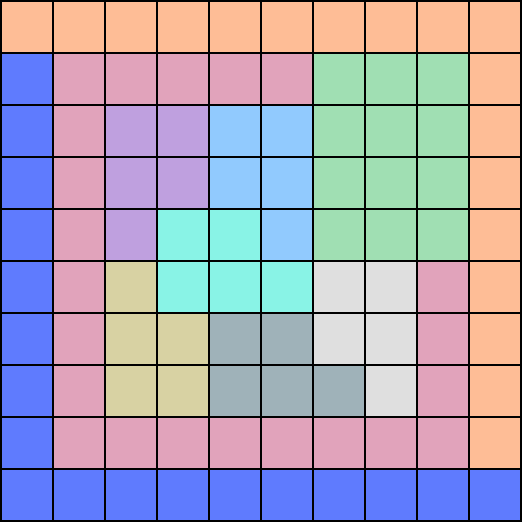
#> input picture data/1_in-input.png, 522 x 522 px; its folder holds only this picture in this run
$ python solver.py data/1_in-input.png
#> lines starting #> are read from the running program, lines starting #| are printed output that depends on the picture; after the words box and inside, x2 and y2 are one past the last pixel; in counts of white or black regions, pixels touching at a corner belong together
### utils.py
import cv2
import numpy as np
from collections import OrderedDict
from PIL import Image

def detect_grid_size(warped_bin, mult=0.2):
    """
    Given a binary (0/255) top‑down view of the grid (black lines on white),
    return (N, cell_size), where N is the number of cells per row/col
    and cell_size is the pixel spacing between adjacent lines.
    """
    # 1) vertical projection to find x‐positions of the lines
    proj_x = np.sum(warped_bin, axis=0)            # sum over y
    thresh = mult * proj_x.max()                   # pick a high threshold
    line_idxs = np.where(proj_x > thresh)[0]       # columns that belong to lines

    # 2) cluster consecutive indices into individual lines
    splits = np.where(np.diff(line_idxs) > 1)[0] + 1
    groups = np.split(line_idxs, splits)
    x_coords = np.array([g.mean() for g in groups])

    # The number of cells is (# lines – 1)
    N = len(x_coords) - 1

    # cell spacing is the median distance between consecutive line‑coords
    cell_size = int(np.median(np.diff(x_coords)))

    return N, cell_size

def image_to_grid_array_auto(image_path, warp_size=800):
    # — same preprocessing, find largest 4‑corner contour, do the warp —
    img = cv2.imread(image_path)
    gray = cv2.cvtColor(img, cv2.COLOR_BGR2GRAY)
    blur = cv2.GaussianBlur(gray, (5,5), 0)
    th = cv2.adaptiveThreshold(blur, 255,
                               cv2.ADAPTIVE_THRESH_GAUSSIAN_C,
                               cv2.THRESH_BINARY_INV,
                               11, 2)
    # find grid border contour (as before) …
    cnts, _ = cv2.findContours(th, cv2.RETR_EXTERNAL, cv2.CHAIN_APPROX_SIMPLE)
    cnts = sorted(cnts, key=cv2.contourArea, reverse=True)
    grid_cnt = None
    for c in cnts:
        peri = cv2.arcLength(c, True)
        approx = cv2.approxPolyDP(c, 0.02*peri, True)
        if len(approx) == 4:
            grid_cnt = approx
            break
    if grid_cnt is None:
        raise RuntimeError("Grid border not found")

    # warp to square
    pts = grid_cnt.reshape(4,2)
    s = pts.sum(axis=1); diff = np.diff(pts, axis=1).reshape(4)
    rect = np.zeros((4,2), dtype="float32")
    rect[0] = pts[np.argmin(s)]
    rect[2] = pts[np.argmax(s)]
    rect[1] = pts[np.argmin(diff)]
    rect[3] = pts[np.argmax(diff)]
    dst = np.array([[0,0],[warp_size-1,0],[warp_size-1,warp_size-1],[0,warp_size-1]],
                   dtype="float32")
    M = cv2.getPerspectiveTransform(rect, dst)
    warped = cv2.warpPerspective(img, M, (warp_size, warp_size))
    cv2.imwrite("data/result.png", warped)

    # make a binary grid‐line image to detect lines
    warped_gray = cv2.cvtColor(warped, cv2.COLOR_BGR2GRAY)
    _, warped_bin = cv2.threshold(warped_gray, 128, 255, cv2.THRESH_BINARY_INV)

    # detect N and cell_size
    N, cell = detect_grid_size(warped_bin)

    # print(N, cell)

    palette = OrderedDict()

    # now chop into N×N cells, sampling only the interior 80%
    margin = int(cell * 0.4)
    grid = np.zeros((N, N), dtype=np.uint8)
    for r in range(N):
        for c in range(N):
            y0, y1 = r*cell + margin, (r+1)*cell - margin
            x0, x1 = c*cell + margin, (c+1)*cell - margin
            patch = warped[y0:y1, x0:x1]

            avg_color = tuple([int(x) for x in patch.reshape(-1,3).mean(axis=0).astype(int)])
            # print(avg_color)
            if avg_color not in palette:
                palette[avg_color] = len(palette)
            grid[r, c] = palette[avg_color]

    return palette, [[int(x) for x in y] for y in grid]

def grid_array_to_png(grid_array, palette, cell_size=50, border=2, output_path='grid.png'):
    """
    Turn an array into an image of colored blocks
    and save it as a PNG.
    - grid_array: shape (x,x), values in 0–255 (int)
    - cell_size: pixel size of each square
    - output_path: where to save the PNG
    """
    colors = list(palette.items())
    rows = len(grid_array)
    cols = rows

    # total image size includes border on all sides of every cell
    width  = cols * cell_size + (cols + 1) * border
    height = rows * cell_size + (rows + 1) * border

    # start with a black background
    img = Image.new('RGB', (width, height), (0, 0, 0))

    for r in range(rows):
        for c in range(cols):
            color = colors[grid_array[r][c]][0] if grid_array[r][c]>=0 else 'black'
            block = Image.new('RGB', (cell_size, cell_size), color)

            x = border + c * (cell_size + border)
            y = border + r * (cell_size + border)
            img.paste(block, (x, y))
    img.save(output_path)
    return output_path

# Usage example (assuming you already have `arr`):
# png_file = grid_array_to_png(arr, cell_size=60, output_path='/mnt/data/mygrid.png')
# print("Saved grid image to", png_file)


# [9 lines that do not run on import are left out]

    # arr[0][0] = -1
    # print(palette)
    # print(np.array(arr))

### solver.py

import sys
import numpy as np
from utils import image_to_grid_array_auto, grid_array_to_png
from datetime import datetime

QUEEN_VALUE = -1

class Solver:
    def __init__(self, path):
        self.palette, self.arr = image_to_grid_array_auto(path)
#> in image_to_grid_array_auto, img is the input picture: shape (522, 522, 3); mean B, G, R 182.8, 164.8, 169.8
#> in image_to_grid_array_auto, `gray = cv2.cvtColor(img, cv2.COLOR_BGR2GRAY)`:
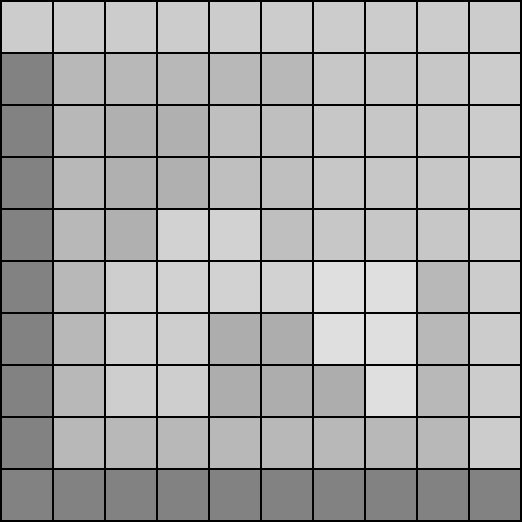
#> gray: shape (522, 522); min 0, max 223, mean 168.3
#> in image_to_grid_array_auto, `th = cv2.adaptiveThreshold(blur, 255, cv2.ADAPTIVE_THRESH_GAUSSIAN_C, ..`:
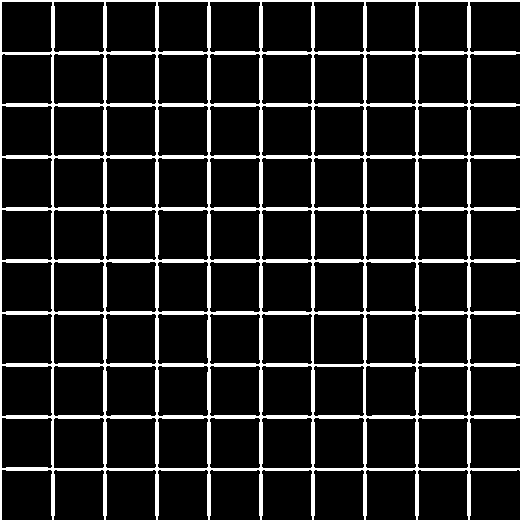
#> th: shape (522, 522); 13.6% white; 1 white region, box (x1, y1, x2, y2) and area: (0, 0, 522, 522) 37037
#> in image_to_grid_array_auto, `cnts, _ = cv2.findContours(th, cv2.RETR_EXTERNAL, cv2.CHAIN_APPROX_SIM..`: cnts = [[[0, 0], [0, 521], [521, 521], [521, 0]]]
#> the loop in image_to_grid_array_auto, `for c in cnts:` made 1 pass
#> (peri, grid_cnt) on pass 1: (2084, [[0, 0], [0, 521], [521, 521], [521, 0]])
#> in image_to_grid_array_auto, `pts = grid_cnt.reshape(4,2)`: pts = [[0, 0], [0, 521], [521, 521], [521, 0]]
#> in image_to_grid_array_auto, `s = pts.sum(axis=1)`: s = [0, 521, 1042, 521]
#> in image_to_grid_array_auto, `diff = np.diff(pts, axis=1).reshape(4)`: diff = [0, 521, 0, -521]
#> in image_to_grid_array_auto, `warped = cv2.warpPerspective(img, M, (warp_size, warp_size))`:
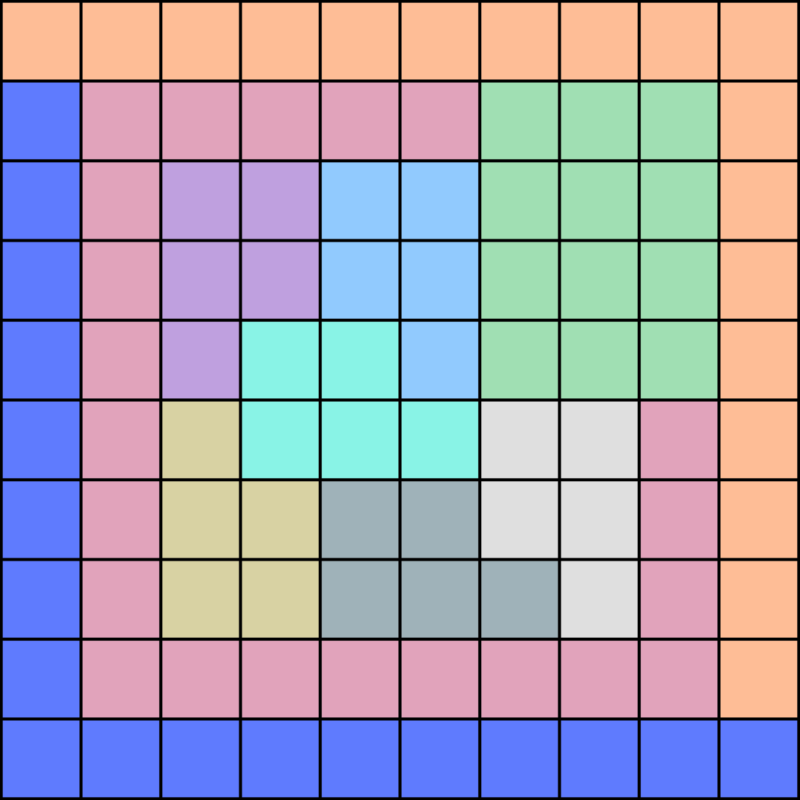
#> warped: shape (800, 800, 3); mean B, G, R 183.1, 165.1, 170.1
#> in image_to_grid_array_auto, `warped_gray = cv2.cvtColor(warped, cv2.COLOR_BGR2GRAY)`:
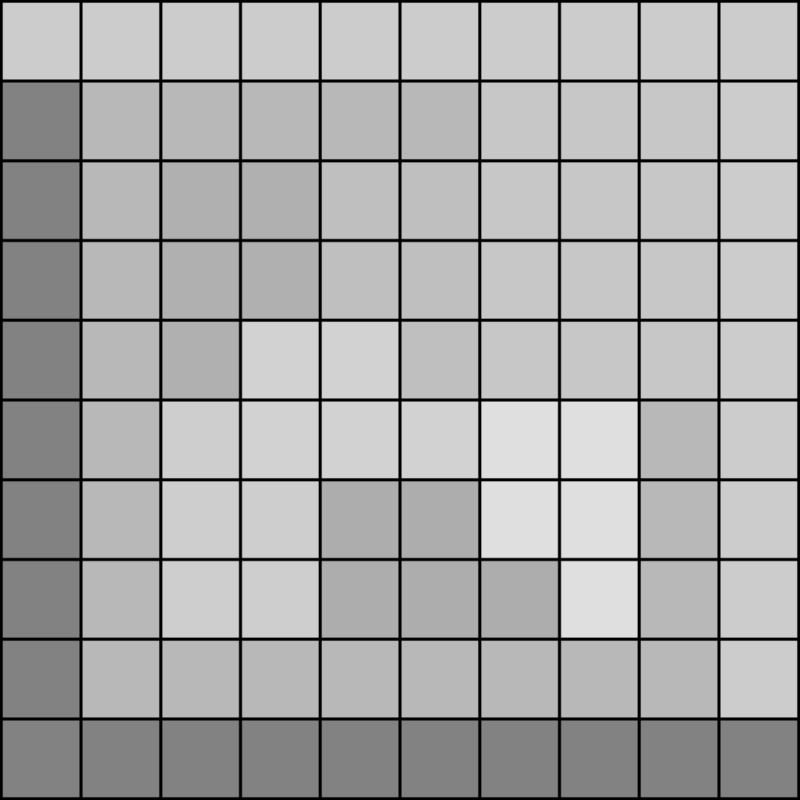
#> warped_gray: shape (800, 800); min 0, max 223, mean 168.6
#> in image_to_grid_array_auto, `_, warped_bin = cv2.threshold(warped_gray, 128, 255, cv2.THRESH_BINARY..`:
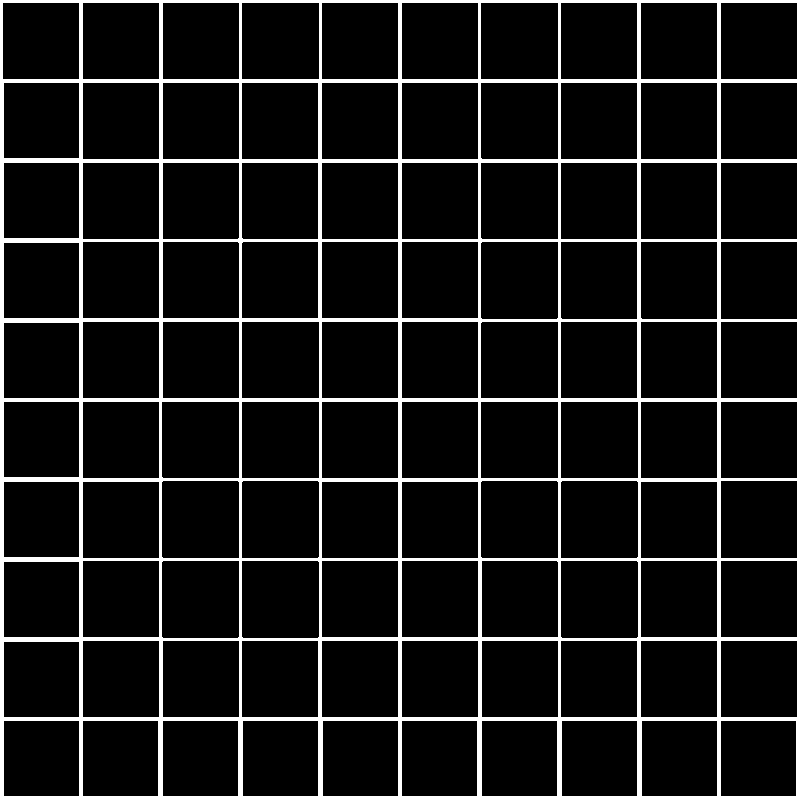
#> warped_bin: shape (800, 800); 9.8% white; 1 white region, box (x1, y1, x2, y2) and area: (0, 0, 800, 800) 62865
#> in detect_grid_size, `proj_x = np.sum(warped_bin, axis=0)`: proj_x = 800 values, max 204000 at index 0, min 9690 at index 562, mean 20038.2
#> in detect_grid_size, `thresh = mult * proj_x.max()`: thresh = 40800
#> in detect_grid_size, `line_idxs = np.where(proj_x > thresh)[0]`: line_idxs = 41 values from 0 to 799
#> in detect_grid_size, `splits = np.where(np.diff(line_idxs) > 1)[0] + 1`: splits = [4, 8, 12, 15, 19, 23, 27, 30, 34, 38]
#> in detect_grid_size, `groups = np.split(line_idxs, splits)`: groups = [[0, 1, 2, 3], [79, 80, 81, 82], [159, 160, 161, 162], [239, 240, 241], [318, 319, 320, 321], [398, 399, 400, 401], [478, 479, 480, 481], [558, 559, 560], [637, 638, 639, 640], [717, 718, 719, 720], [797, 798, 799]]
#> in detect_grid_size, `x_coords = np.array([g.mean() for g in groups])`: x_coords = [1.5, 80.5, 160.5, 240, 319.5, 399.5, 479.5, 559, 638.5, 718.5, 798]
#> in detect_grid_size, `N = len(x_coords) - 1`: N = 10
#> in detect_grid_size, `cell_size = int(np.median(np.diff(x_coords)))`: cell_size = 79
#> in image_to_grid_array_auto, `N, cell = detect_grid_size(warped_bin)`: N = 10; cell = 79
#> in image_to_grid_array_auto, `margin = int(cell * 0.4)`: margin = 31
#> after the loop in image_to_grid_array_auto, `for r in range(N):`: palette = 10 items
#> self.palette = 10 items; self.arr = 10 items, first 6: [0, 0, 0, 0, 0, 0, 0, 0, 0, 0], [1, 2, 2, 2, 2, 2, 3, 3, 3, 0], [1, 2, 4, 4, 5, 5, 3, 3, 3, 0], [1, 2, 4, 4, 5, 5, 3, 3, 3, 0], [1, 2, 4, 6, 6, 5, 3, 3, 3, 0], [1, 2, 7, 6, 6, 6, 8, 8, 2, 0]
        assert len(self.palette) == len(self.arr)

    def place(self, row, matrix, colors):
        n = len(matrix)

        if row == n:
            return True

        for col in range(n):
            if self.isSafe(row, col, matrix) and not matrix[row][col] in colors:
                colour = matrix[row][col]
                matrix[row][col] = QUEEN_VALUE
                colors.add(colour)
                if self.place(row+1, matrix, colors):
                    return True
                matrix[row][col] = colour
                colors.remove(colour)
        return False

    def isSafe(self, row, col, matrix):
        n = len(matrix)

        # check uppen col
        for i in range(row):
            if matrix[i][col] == QUEEN_VALUE:
                return False

        # check diagonals
        if col-1 >= 0 and matrix[row-1][col-1] == QUEEN_VALUE:
            return False
        if col+1 < n and matrix[row-1][col+1] == QUEEN_VALUE:
            return False

        return True


    def solve(self, out_path):
#> called with out_path = 'data/2026-11-20-04:10:49.775687'
        colors = set()
        matrix = [[x for x in y] for y in self.arr]
#> matrix has the same summary as self.arr in __init__

        # If the solution exists
        if self.place(0, matrix, colors):
#> in place, `n = len(matrix)`: n = 10
#> the loop in place, `for col in range(n):` made 1 pass
#> colour on pass 1: 5
            grid_array_to_png(self.arr, self.palette, output_path=f"{out_path}-input.png")
#> in grid_array_to_png, `img = Image.new('RGB', (width, height), (0, 0, 0))`: img: PIL image 522x522 RGB; every value is 0
#> after the loop in grid_array_to_png, `for r in range(rows):`:
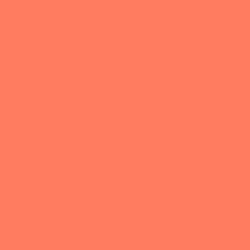
#> block: PIL image 50x50 RGB (shown 5 times larger); mean R, G, B 254, 123, 95
            grid_array_to_png(matrix, self.palette, output_path=f"{out_path}-output.png")
#> call 2 of grid_array_to_png, with cell_size = 50, border = 2
#> after the loop in grid_array_to_png (call 2), `for r in range(rows):`: block: PIL image 50x50 RGB; every value is 0
#> after the loop in grid_array_to_png (call 2), `for r in range(rows):`:
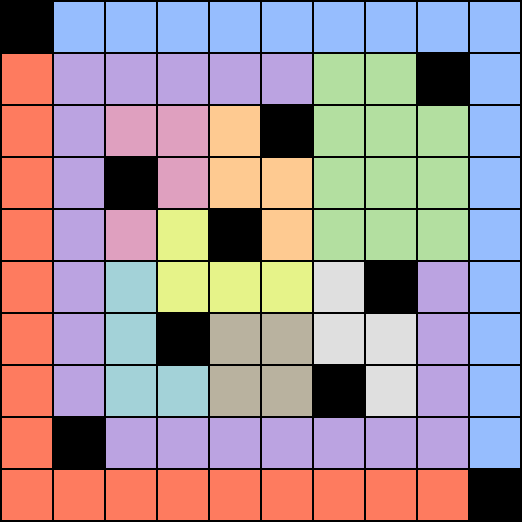
#> img: PIL image 522x522 RGB; mean R, G, B 164, 147.2, 153.2
            return [row.index(-1) for row in matrix], matrix
        else:
            return None, matrix

if __name__ == "__main__":
    if len( sys.argv ) != 2:
        print("Requires image input")
        exit()
    solver = Solver(sys.argv[1])
    solved_at = datetime.strftime(datetime.now(), "%Y-%m-%d-%H:%M:%S.%f")
    solution, _ = solver.solve(f"data/{solved_at}")
    if solution is not None:
        print("solved")
    else:
        print("failed")
